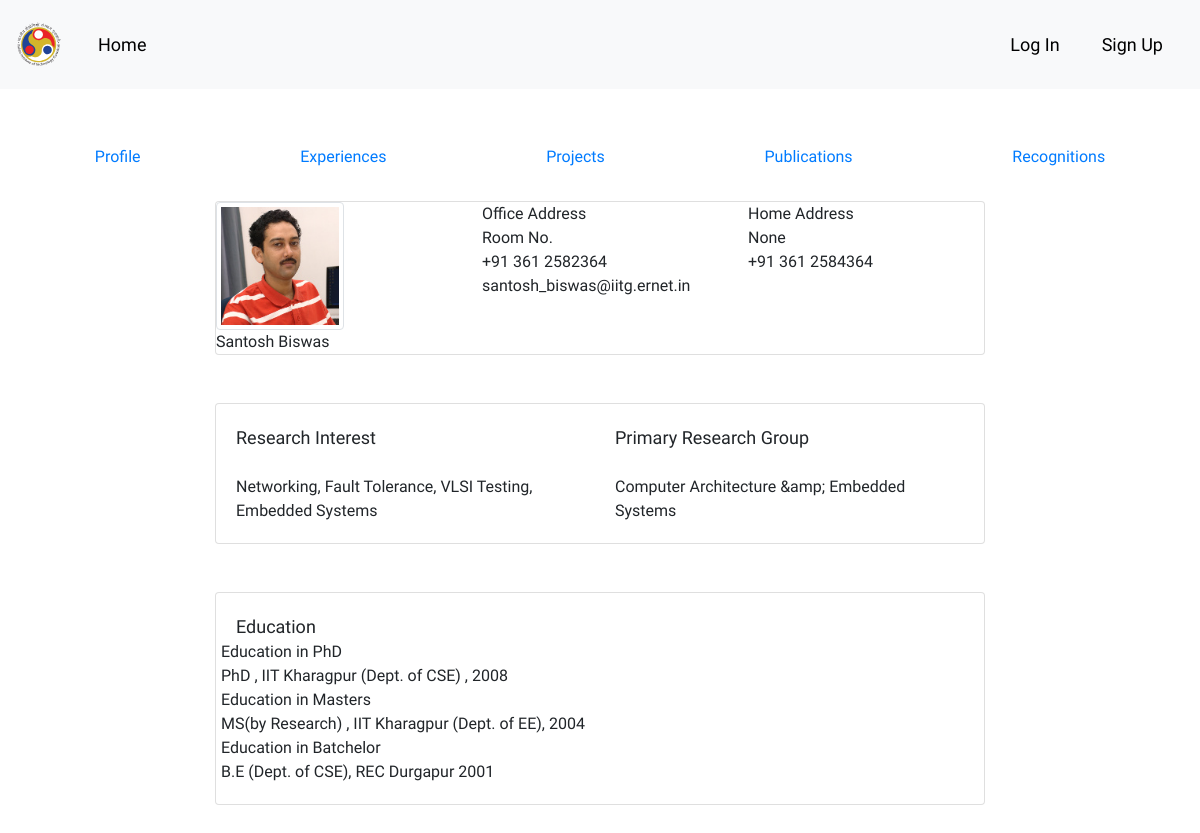
The app's page /faculty/profile/santosh_biswas, older data.
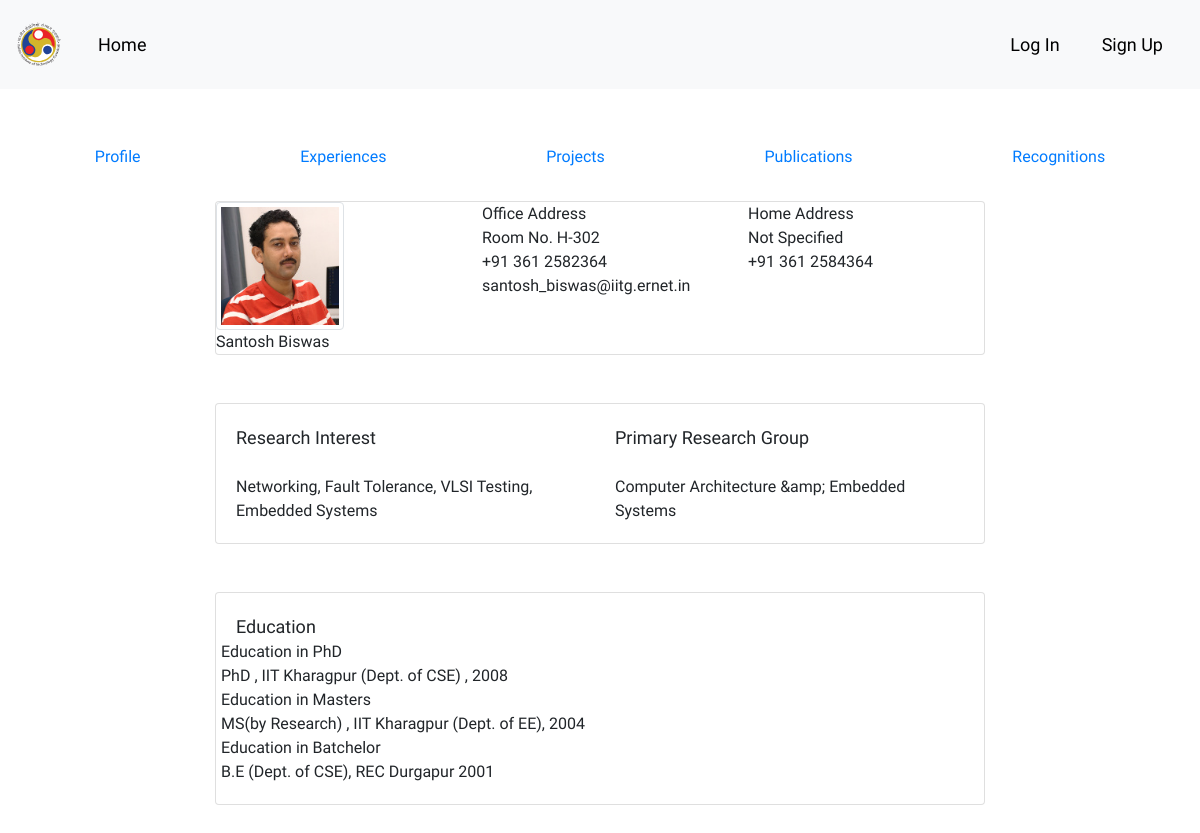
The same page, newer data.
### faculty/models.py (models this page shows, shortened)
class faculty_profile(models.Model):
    user = models.ForeignKey(User, on_delete=models.CASCADE)
    userimage = models.ImageField(upload_to='faculty_profile_pics', null=True, blank=True)
    office_address = models.CharField(max_length=250, null=True, blank=True)
    office_phone = models.CharField(max_length=30, null=True, blank=True)
    home_address = models.CharField(max_length=250, null=True, blank=True)
    home_phone = models.CharField(max_length=30, null=True, blank=True)
    prof = 'pro'
    head = 'hod'
    asc_prof = 'asc'
    asst_prof = 'ast'
    hnr_prof = 'hon'
    vst_prof = 'vst'
    designation_values = (
        (asst_prof, 'Assistant Professor'),
        (asc_prof, 'Associate Professor'),
        (prof, 'Professor'),
        (head, 'Professor and Head'),
        (hnr_prof, 'Honarary Professor'),
        (vst_prof, 'Visiting Professor')
    )
    designation = models.CharField(
        max_length=4, choices=designation_values, default=asst_prof, null=False)
    research_interest = models.CharField(max_length=1000, null=True, blank=True)
    primary_research_group = models.CharField(max_length=1000, null=True, blank=True)
    education_phd = models.CharField(max_length=1000, null=True, blank=True)
    education_masters = models.CharField(max_length=1000, null=True, blank=True)
    education_batchelor = models.CharField(max_length=1000, null=True, blank=True)

### faculty/views.py (the view)
# urls.py: url(r'^profile/(?P<username>[a-zA-Z0-9_.]+)$', views.profile, name='profile'),
def profile(request, username):
    if request.method == 'GET':
        user = User.objects.filter(username=username).first()
        if not user:
            raise Http404
        fac_profile = faculty_profile.objects.filter(user = user.id).first()
        if user.username == request.user.username:
            editable = True
        else:
            editable = False
        if request.user and not request.user.is_anonymous:
            logged_in = True
        else:
            logged_in = False
        context = {
            'editable': editable,
            'logged_in':logged_in,
            'profile':fac_profile,
            'email':user.email,
            'name':user.get_full_name,
            'username': user.username
        }
        return render(request,'profile.html',context)
    elif request.method == 'POST':
        raise Http404

### templates/profile.html (shortened to what this page needs)
{% extends 'base.html' %}
{% block mainbody %}
    <ul class="nav nav-pills nav-fill">
      <li class="nav-item">
        <a class="nav-link" href="{% url 'profile' username %}">Profile</a>
      </li>
      <li class="nav-item">
        <a class="nav-link" href="{% url 'experiences' username %}">Experiences</a>
      </li>
      <li class="nav-item">
        <a class="nav-link" href="{% url 'projects' username %}">Projects</a>
      </li>
      <li class="nav-item">
        <a class="nav-link" href="{% url 'publications' username %}">Publications</a>
      </li>
        <li class="nav-item">
        <a class="nav-link" href="{% url 'recognitions' username %}">Recognitions</a>
      </li>
    </ul>
    <br>
    <div class="row">
        <div class="col-md-2"></div>
        <div class="col-md-8">
            <div class="card">
                <div class="row">
                    <div class="col-md-4">
                        <img src="{{ profile.userimage.url }}" width="128" height="128" class="img-thumbnail">
                        <div class="name">
                            {{ name }}
                        </div>
                    </div>
                    <div class="col-md-4">
                        Office Address<br>
                        {{ profile.office_address }}<br>
                        +91 361 258{{ profile.office_phone }}<br>
                        {{ email }}<br>
                    </div>
                    <div class="col-md-4">
                        Home Address<br>
                        {{ profile.home_address }}<br>
                        +91 361 258{{ profile.home_phone }}<br>
                    </div>
                </div>
            </div>
            <br><br>
            <div class="card">
                <div class="card-body">
                <div class="row">
                    <div class="col">
                        <div style="font-size: large">
                        Research Interest
                        </div><br>
                        {{ profile.research_interest }}
                    </div>
                    <div class="col">
                        <div style="font-size: large">
                        Primary Research Group
                        </div><br>
                        {{ profile.primary_research_group }}
                    </div>
                </div>
                </div>
            </div>
            <br><br>
            <div class="card">
                <div class="card-body">
                    <div style="font-size: large">
                        Education
                    </div>
                    <div class="row" style="">
                        Education in PhD<br>
                        {{ profile.education_phd }}
                    </div>
                    <div class="row" style="">
                        Education in Masters<br>
                        {{ profile.education_masters }}
                    </div>
                    <div class="row" style="">
                        Education in Batchelor<br>
                        {{ profile.education_batchelor }}
                    </div>
                </div>
            </div>
            <br><br>
        </div>
        <div class="col-md-2"></div>
    </div>
{% endblock %}

### templates/base.html (shortened to what this page needs)
<!DOCTYPE html>
<html lang="en">
<head>
    <link rel="stylesheet" href="https://maxcdn.bootstrapcdn.com/bootstrap/4.0.0-beta.2/css/bootstrap.min.css">
    {% load static %}
</head>
<body>
{% block navbar %}
<nav class="navbar navbar-expand-lg navbar-light bg-light">
    <a class="navbar-brand" href="{% url 'home' %}">
      <img src="{% static 'images/iitg_logo.svg' %}" width="45" height="45" class="img-fluid">
    </a>
    <div class="collapse navbar-collapse" id="navbarSupportedContent">
      <ul class="navbar-nav mr-auto">
        <li class="nav-item active">
          <a class="nav-link" href="{% url 'home' %}"> <button type="button" class="btn btn-link my-2" style="color:black; font-size: large">Home</button></a>
        </li>
      </ul>
      <ul class="navbar-nav ml-auto">
      {% if logged_in %}
        <li class="nav-item ">
          <a class="nav-link" href="{% url 'profile' username=username %}"><button type="button" class="btn btn-link my-2" style="color:black; font-size: large">Profile</button></a>
        </li>
        <li class="nav-item">
          <a class="nav-link" href="{% url 'logout' %}"><button type="button" class="btn btn-link my-2" style="color:black; font-size: large">Logout</button></a>
        </li>
      {% else %}
        <li class="nav-item ">
          <a class="nav-link" href="{% url 'login' %}"><button type="button" class="btn btn-link my-2" style="color:black; font-size: large">Log In</button></a>
        </li>
        <li class="nav-item">
          <a class="nav-link" href="{% url 'signup' %}"><button type="button" class="btn btn-link my-2" style="color:black; font-size: large">Sign Up</button></a>
        </li>
      {% endif %}
      </ul>
    </div>
</nav>
    <br>
    <br>
{% endblock %}
<div class="container-fluid">
{% block mainbody %}
{% endblock %}
</div>
</body>
</html>

### templates/base.html (style rules this page uses)
body { font-family:'Product Sans', Arial, sans-serif; }

Row changes from the older to the newer data that the page shows:
changed faculty_profile "Networking, Fault Tolerance, VLSI Testing, Embedded Systems": office_address "Room No." → "Room No. H-302"; home_address "None" → "Not Specified"
